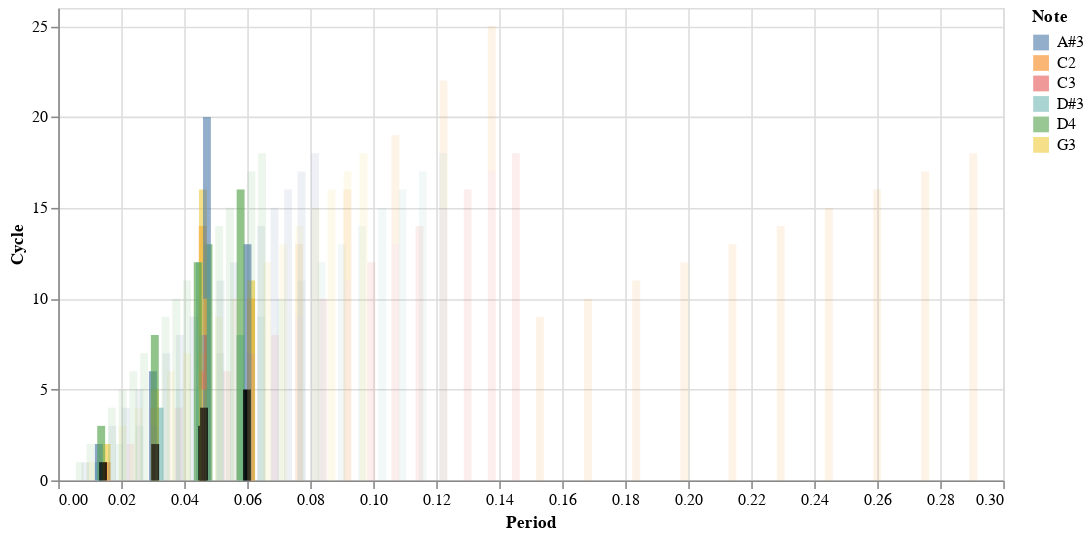

The notebook cell saved with this chart:
### Code cell
chart2 = alt.Chart(observable_df).mark_bar(
    color='black'
).encode(
    x=alt.X('mean_t_sub'),
    y=alt.Y('order'),
    
)
(chart1+chart2+chart3).properties(
    width=600,
    height=300
)

### Figure 1 — Vega-Lite specification as saved in the notebook (floating-point values rounded to 4 significant figures)
{"config": {"view": {"continuousWidth": 300, "continuousHeight": 300}}, "layer": [{"data": {"name": "data-9f80be450a6f2c4a1ce34655a3e504b6"}, "mark": {"type": "bar", "opacity": 0.6}, "encoding": {"color": {"field": "note_name", "type": "nominal"}, "x": {"field": "t_values", "type": "quantitative"}, "y": {"field": "cycle_or_t", "type": "quantitative"}}}, {"data": {"name": "data-129ecffd224b04f67b19ba04ded9a1aa"}, "mark": {"type": "bar", "color": "black"}, "encoding": {"x": {"field": "mean_t_sub", "type": "quantitative"}, "y": {"field": "order", "type": "quantitative"}}}, {"data": {"name": "data-59ed07ae15cbc598b2ba65c478d7033a"}, "mark": {"type": "bar", "opacity": 0.1}, "encoding": {"color": {"field": "note_name", "title": "Note", "type": "nominal"}, "x": {"field": "t_values", "title": "Period", "type": "quantitative"}, "y": {"field": "cycle_or_t", "title": "Cycle", "type": "quantitative"}}}], "height": 300, "width": 600, "$schema": "https://vega.github.io/schema/vega-lite/v5.20.1.json", "datasets": {"data-9f80be450a6f2c4a1ce34655a3e504b6": [{"note_name": "C2", "t_values": 0.03058, "cycle_or_t": 1.0, "winner_num": 1}, {"note_name": "C3", "t_values": 0.03058, "cycle_or_t": 3.0, "winner_num": 1}, {"note_name": "D#3", "t_values": 0.03214, "cycle_or_t": 4.0, "winner_num": 1}, {"note_name": "G3", "t_values": 0.03061, "cycle_or_t": 5.0, "winner_num": 1}, {"note_name": "A#3", "t_values": 0.03003, "cycle_or_t": 6.0, "winner_num": 1}, {"note_name": "D4", "t_values": 0.03065, "cycle_or_t": 8.0, "winner_num": 1}, {"note_name": "C2", "t_values": 0.01529, "cycle_or_t": 0.0, "winner_num": 2}, {"note_name": "C3", "t_values": 0.01529, "cycle_or_t": 1.0, "winner_num": 2}, {"note_name": "D#3", "t_values": 0.01286, "cycle_or_t": 1.0, "winner_num": 2}, {"note_name": "G3", "t_values": 0.01531, "cycle_or_t": 2.0, "winner_num": 2}, {"note_name": "A#3", "t_values": 0.01287, "cycle_or_t": 2.0, "winner_num": 2}, {"note_name": "D4", "t_values": 0.01362, "cycle_or_t": 3.0, "winner_num": 2}, {"note_name": "C2", "t_values": 0.04587, "cycle_or_t": 2.0, "winner_num": 3}, {"note_name": "C3", "t_values": 0.04587, "cycle_or_t": 5.0, "winner_num": 3}, {"note_name": "D#3", "t_values": 0.045, "cycle_or_t": 6.0, "winner_num": 3}, {"note_name": "G3", "t_values": 0.04592, "cycle_or_t": 8.0, "winner_num": 3}, {"note_name": "A#3", "t_values": 0.04719, "cycle_or_t": 10.0, "winner_num": 3}, {"note_name": "D4", "t_values": 0.04767, "cycle_or_t": 13.0, "winner_num": 3}, {"note_name": "C2", "t_values": 0.04587, "cycle_or_t": 2.0, "winner_num": 4}, {"note_name": "C3", "t_values": 0.04587, "cycle_or_t": 5.0, "winner_num": 4}, {"note_name": "D#3", "t_values": 0.045, "cycle_or_t": 6.0, "winner_num": 4}, {"note_name": "G3", "t_values": 0.04592, "cycle_or_t": 8.0, "winner_num": 4}, {"note_name": "A#3", "t_values": 0.04719, "cycle_or_t": 10.0, "winner_num": 4}, {"note_name": "D4", "t_values": 0.04427, "cycle_or_t": 12.0, "winner_num": 4}, {"note_name": "C2", "t_values": 0.06116, "cycle_or_t": 3.0, "winner_num": 5}, {"note_name": "C3", "t_values": 0.06116, "cycle_or_t": 7.0, "winner_num": 5}, {"note_name": "D#3", "t_values": 0.05785, "cycle_or_t": 8.0, "winner_num": 5}, {"note_name": "G3", "t_values": 0.06123, "cycle_or_t": 11.0, "winner_num": 5}, {"note_name": "A#3", "t_values": 0.06006, "cycle_or_t": 13.0, "winner_num": 5}, {"note_name": "D4", "t_values": 0.05789, "cycle_or_t": 16.0, "winner_num": 5}], "data-129ecffd224b04f67b19ba04ded9a1aa": [{"t_values": [0.01529, 0.01529, 0.01286, 0.01531, 0.01287, 0.01362], "mean_t_sub": 0.01421, "std_normed": 0.5, "indices": [0.0, 1, 1, 2, 2, 3.0], "difference": 0.00245, "difference_ratio": 0.1725, "order": 1, "t_value_min": 0.01286, "t_value_max": 0.01531}, {"t_values": [0.03058, 0.03058, 0.03214, 0.03061, 0.03003, 0.03065], "mean_t_sub": 0.03076, "std_normed": 0.3378, "indices": [1.0, 3, 4, 5, 6, 8.0], "difference": 0.002109, "difference_ratio": 0.06855, "order": 2, "t_value_min": 0.03003, "t_value_max": 0.03214}, {"t_values": [0.04587, 0.04587, 0.045, 0.04592, 0.04719, 0.04427], "mean_t_sub": 0.04569, "std_normed": 0.3376, "indices": [2.0, 5, 6, 8, 10, 12.0], "difference": 0.002926, "difference_ratio": 0.06404, "order": 3, "t_value_min": 0.04427, "t_value_max": 0.04719}, {"t_values": [0.04587, 0.04587, 0.045, 0.04592, 0.04719, 0.04767], "mean_t_sub": 0.04625, "std_normed": 0.3695, "indices": [2.0, 5, 6, 8, 10, 13.0], "difference": 0.002676, "difference_ratio": 0.05785, "order": 4, "t_value_min": 0.045, "t_value_max": 0.04767}, {"t_values": [0.06116, 0.06116, 0.05785, 0.06123, 0.06006, 0.05789], "mean_t_sub": 0.05989, "std_normed": 0.4814, "indices": [3.0, 7, 8, 11, 13, 16.0], "difference": 0.003371, "difference_ratio": 0.05629, "order": 5, "t_value_min": 0.05785, "t_value_max": 0.06123}], "data-59ed07ae15cbc598b2ba65c478d7033a": [{"cycle_or_t": 0, "note_name": "C2", "t_values": 0.01529}, {"cycle_or_t": 1, "note_name": "C2", "t_values": 0.03058}, {"cycle_or_t": 2, "note_name": "C2", "t_values": 0.04587}, {"cycle_or_t": 3, "note_name": "C2", "t_values": 0.06116}, {"cycle_or_t": 4, "note_name": "C2", "t_values": 0.07645}, {"cycle_or_t": 5, "note_name": "C2", "t_values": 0.09173}, {"cycle_or_t": 6, "note_name": "C2", "t_values": 0.107}, {"cycle_or_t": 7, "note_name": "C2", "t_values": 0.1223}, {"cycle_or_t": 8, "note_name": "C2", "t_values": 0.1376}, {"cycle_or_t": 9, "note_name": "C2", "t_values": 0.1529}, {"cycle_or_t": 10, "note_name": "C2", "t_values": 0.1682}, {"cycle_or_t": 11, "note_name": "C2", "t_values": 0.1835}, {"cycle_or_t": 12, "note_name": "C2", "t_values": 0.1988}, {"cycle_or_t": 13, "note_name": "C2", "t_values": 0.214}, {"cycle_or_t": 14, "note_name": "C2", "t_values": 0.2293}, {"cycle_or_t": 15, "note_name": "C2", "t_values": 0.2446}, {"cycle_or_t": 16, "note_name": "C2", "t_values": 0.2599}, {"cycle_or_t": 17, "note_name": "C2", "t_values": 0.2752}, {"cycle_or_t": 18, "note_name": "C2", "t_values": 0.2905}, {"cycle_or_t": 0, "note_name": "C3", "t_values": 0.007645}, {"cycle_or_t": 1, "note_name": "C3", "t_values": 0.01529}, {"cycle_or_t": 2, "note_name": "C3", "t_values": 0.02293}, {"cycle_or_t": 3, "note_name": "C3", "t_values": 0.03058}, {"cycle_or_t": 4, "note_name": "C3", "t_values": 0.03822}, {"cycle_or_t": 5, "note_name": "C3", "t_values": 0.04587}, {"cycle_or_t": 6, "note_name": "C3", "t_values": 0.05351}, {"cycle_or_t": 7, "note_name": "C3", "t_values": 0.06116}, {"cycle_or_t": 8, "note_name": "C3", "t_values": 0.0688}, {"cycle_or_t": 9, "note_name": "C3", "t_values": 0.07645}, {"cycle_or_t": 10, "note_name": "C3", "t_values": 0.08409}, {"cycle_or_t": 11, "note_name": "C3", "t_values": 0.09173}, {"cycle_or_t": 12, "note_name": "C3", "t_values": 0.09938}, {"cycle_or_t": 13, "note_name": "C3", "t_values": 0.107}, {"cycle_or_t": 14, "note_name": "C3", "t_values": 0.1147}, {"cycle_or_t": 15, "note_name": "C3", "t_values": 0.1223}, {"cycle_or_t": 16, "note_name": "C3", "t_values": 0.13}, {"cycle_or_t": 17, "note_name": "C3", "t_values": 0.1376}, {"cycle_or_t": 18, "note_name": "C3", "t_values": 0.1452}, {"cycle_or_t": 0, "note_name": "D#3", "t_values": 0.006428}, {"cycle_or_t": 1, "note_name": "D#3", "t_values": 0.01286}, {"cycle_or_t": 2, "note_name": "D#3", "t_values": 0.01928}, {"cycle_or_t": 3, "note_name": "D#3", "t_values": 0.02571}, {"cycle_or_t": 4, "note_name": "D#3", "t_values": 0.03214}, {"cycle_or_t": 5, "note_name": "D#3", "t_values": 0.03857}, {"cycle_or_t": 6, "note_name": "D#3", "t_values": 0.045}, {"cycle_or_t": 7, "note_name": "D#3", "t_values": 0.05143}, {"cycle_or_t": 8, "note_name": "D#3", "t_values": 0.05785}, {"cycle_or_t": 9, "note_name": "D#3", "t_values": 0.06428}, {"cycle_or_t": 10, "note_name": "D#3", "t_values": 0.07071}, {"cycle_or_t": 11, "note_name": "D#3", "t_values": 0.07714}, {"cycle_or_t": 12, "note_name": "D#3", "t_values": 0.08357}, {"cycle_or_t": 13, "note_name": "D#3", "t_values": 0.09}, {"cycle_or_t": 14, "note_name": "D#3", "t_values": 0.09642}, {"cycle_or_t": 15, "note_name": "D#3", "t_values": 0.1029}, {"cycle_or_t": 16, "note_name": "D#3", "t_values": 0.1093}, {"cycle_or_t": 17, "note_name": "D#3", "t_values": 0.1157}, {"cycle_or_t": 18, "note_name": "D#3", "t_values": 0.1221}, {"cycle_or_t": 0, "note_name": "G3", "t_values": 0.005102}, {"cycle_or_t": 1, "note_name": "G3", "t_values": 0.0102}, {"cycle_or_t": 2, "note_name": "G3", "t_values": 0.01531}, {"cycle_or_t": 3, "note_name": "G3", "t_values": 0.02041}, {"cycle_or_t": 4, "note_name": "G3", "t_values": 0.02551}, {"cycle_or_t": 5, "note_name": "G3", "t_values": 0.03061}, {"cycle_or_t": 6, "note_name": "G3", "t_values": 0.03571}, {"cycle_or_t": 7, "note_name": "G3", "t_values": 0.04082}, {"cycle_or_t": 8, "note_name": "G3", "t_values": 0.04592}, {"cycle_or_t": 9, "note_name": "G3", "t_values": 0.05102}, {"cycle_or_t": 10, "note_name": "G3", "t_values": 0.05612}, {"cycle_or_t": 11, "note_name": "G3", "t_values": 0.06123}, {"cycle_or_t": 12, "note_name": "G3", "t_values": 0.06633}, {"cycle_or_t": 13, "note_name": "G3", "t_values": 0.07143}, {"cycle_or_t": 14, "note_name": "G3", "t_values": 0.07653}, {"cycle_or_t": 15, "note_name": "G3", "t_values": 0.08163}, {"cycle_or_t": 16, "note_name": "G3", "t_values": 0.08674}, {"cycle_or_t": 17, "note_name": "G3", "t_values": 0.09184}, {"cycle_or_t": 18, "note_name": "G3", "t_values": 0.09694}, {"cycle_or_t": 0, "note_name": "A#3", "t_values": 0.00429}, {"cycle_or_t": 1, "note_name": "A#3", "t_values": 0.008581}, {"cycle_or_t": 2, "note_name": "A#3", "t_values": 0.01287}, {"cycle_or_t": 3, "note_name": "A#3", "t_values": 0.01716}, {"cycle_or_t": 4, "note_name": "A#3", "t_values": 0.02145}, {"cycle_or_t": 5, "note_name": "A#3", "t_values": 0.02574}, {"cycle_or_t": 6, "note_name": "A#3", "t_values": 0.03003}, {"cycle_or_t": 7, "note_name": "A#3", "t_values": 0.03432}, {"cycle_or_t": 8, "note_name": "A#3", "t_values": 0.03861}, {"cycle_or_t": 9, "note_name": "A#3", "t_values": 0.0429}, {"cycle_or_t": 10, "note_name": "A#3", "t_values": 0.04719}, {"cycle_or_t": 11, "note_name": "A#3", "t_values": 0.05148}, {"cycle_or_t": 12, "note_name": "A#3", "t_values": 0.05577}, {"cycle_or_t": 13, "note_name": "A#3", "t_values": 0.06006}, {"cycle_or_t": 14, "note_name": "A#3", "t_values": 0.06436}, {"cycle_or_t": 15, "note_name": "A#3", "t_values": 0.06865}, {"cycle_or_t": 16, "note_name": "A#3", "t_values": 0.07294}, {"cycle_or_t": 17, "note_name": "A#3", "t_values": 0.07723}, {"cycle_or_t": 18, "note_name": "A#3", "t_values": 0.08152}, {"cycle_or_t": 0, "note_name": "D4", "t_values": 0.003405}, {"cycle_or_t": 1, "note_name": "D4", "t_values": 0.00681}, {"cycle_or_t": 2, "note_name": "D4", "t_values": 0.01022}, {"cycle_or_t": 3, "note_name": "D4", "t_values": 0.01362}, {"cycle_or_t": 4, "note_name": "D4", "t_values": 0.01703}, {"cycle_or_t": 5, "note_name": "D4", "t_values": 0.02043}, {"cycle_or_t": 6, "note_name": "D4", "t_values": 0.02384}, {"cycle_or_t": 7, "note_name": "D4", "t_values": 0.02724}, {"cycle_or_t": 8, "note_name": "D4", "t_values": 0.03065}, {"cycle_or_t": 9, "note_name": "D4", "t_values": 0.03405}, {"cycle_or_t": 10, "note_name": "D4", "t_values": 0.03746}, {"cycle_or_t": 11, "note_name": "D4", "t_values": 0.04086}, {"cycle_or_t": 12, "note_name": "D4", "t_values": 0.04427}, {"cycle_or_t": 13, "note_name": "D4", "t_values": 0.04767}, {"cycle_or_t": 14, "note_name": "D4", "t_values": 0.05108}, {"cycle_or_t": 15, "note_name": "D4", "t_values": 0.05448}, {"cycle_or_t": 16, "note_name": "D4", "t_values": 0.05789}, {"cycle_or_t": 17, "note_name": "D4", "t_values": 0.06129}, {"cycle_or_t": 18, "note_name": "D4", "t_values": 0.0647}]}}
